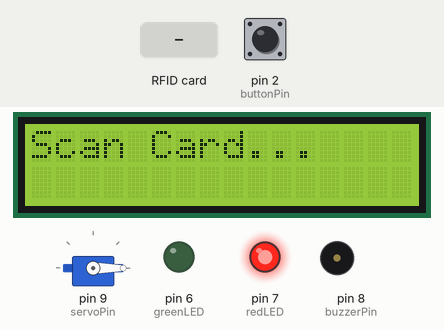
This sketch was run on a simulated Arduino Uno, built with avr-gcc and run on an emulated ATmega328P. Shown: servo, 16×2 character LCD, output pins drawn as LEDs (lit = HIGH), buzzer (waves = sounding). The test bench sets the inputs (shaded band); at power-on: pin 2 (buttonPin) HIGH. The local clock reads 2024-03-15 10:24:30 at power-on unless the sketch sets it; pins used as bus, display or sensor lines are not drawn; what the sketch prints to the serial monitor is not drawn.

Above: at 1.3 s.
1.4 s: pin 2 (buttonPin) pulled LOW for 0.15 s
At 2.6 s:
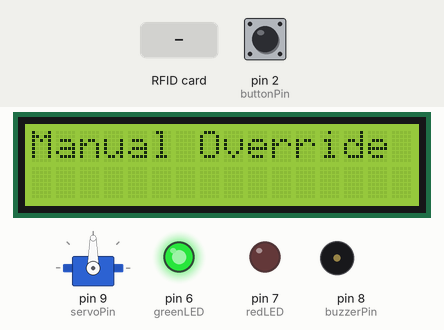
4.5 s: RFID card 5E 7A 19 C4 held to the reader
At 6.4 s:
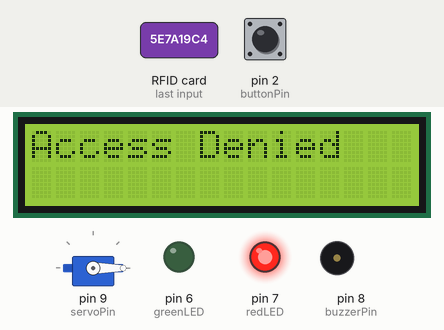
7.5 s: RFID card 37 87 14 06 held to the reader
At 8.6 s:
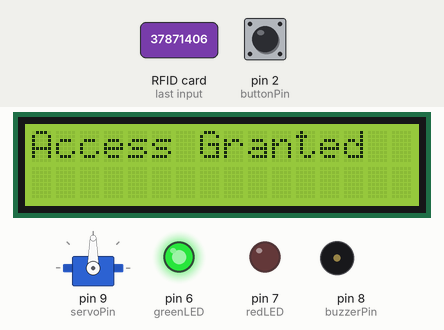
10.5 s: pin 2 (buttonPin) pulled LOW for 1 s
At 14.7 s:
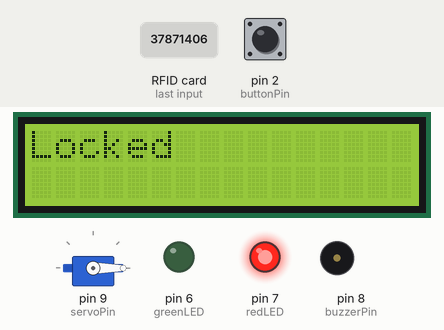
Timing chart, 0 to 15.5 s (numbered marks = the images above; inputs shaded):
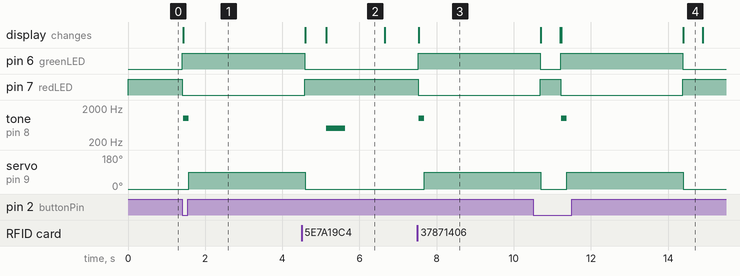

The sketch:

door.ino
```cpp
#include <Wire.h>
#include <LiquidCrystal_I2C.h>
#include <Servo.h>
#include <SPI.h>
#include <MFRC522.h>
#include <RTClib.h>

// ---------- Pin Mapping ----------
const int buttonPin = 2;
const int rfidRST   = 5;
const int greenLED  = 6;
const int redLED    = 7;
const int buzzerPin = 8;
const int servoPin  = 9;
const int rfidSS    = 10;

// ---------- Objects ----------
LiquidCrystal_I2C lcd(0x27, 16, 2);
Servo myServo;
MFRC522 rfid(rfidSS, rfidRST);
RTC_DS3231 rtc;

// ---------- Authorized Card UID ----------
byte authorizedUID[] = {0x37, 0x87, 0x14, 0x06};
byte authorizedUIDSize = 4;

bool lastButtonState = HIGH;

void setup() {
  Serial.begin(9600);

  pinMode(buttonPin, INPUT_PULLUP);
  pinMode(greenLED, OUTPUT);
  pinMode(redLED, OUTPUT);
  pinMode(buzzerPin, OUTPUT);

  myServo.attach(servoPin);
  myServo.write(0);

  digitalWrite(greenLED, LOW);
  digitalWrite(redLED, HIGH);

  lcd.init();
  lcd.backlight();

  SPI.begin();
  rfid.PCD_Init();

  if (!rtc.begin()) {
    lcd.clear();
    lcd.print("RTC Error");
    Serial.println("RTC not found!");
    while (1);
  }

  rtc.adjust(DateTime(F(__DATE__), F(__TIME__)));

  lcd.clear();
  lcd.setCursor(0, 0);
  lcd.print("Scan Card...");

  Serial.println("System Ready");
}

void loop() {
  checkButton();
  checkRFID();
}

void checkButton() {
  bool currentButtonState = digitalRead(buttonPin);

  if (lastButtonState == HIGH && currentButtonState == LOW) {
    Serial.println("Manual override used");
    printTime();
    grantAccess("Manual Override");
  }

  lastButtonState = currentButtonState;
}

void checkRFID() {
  if (!rfid.PICC_IsNewCardPresent()) return;
  if (!rfid.PICC_ReadCardSerial()) return;

  Serial.print("Card UID: ");
  printUID();

  if (isAuthorized()) {
    Serial.println("Access Granted");
    printTime();
    grantAccess("Access Granted");
  } else {
    Serial.println("Access Denied");
    printTime();
    denyAccess();
  }

  rfid.PICC_HaltA();
  rfid.PCD_StopCrypto1();
}

bool isAuthorized() {
  if (rfid.uid.size != authorizedUIDSize) return false;

  for (byte i = 0; i < authorizedUIDSize; i++) {
    if (rfid.uid.uidByte[i] != authorizedUID[i]) {
      return false;
    }
  }

  return true;
}

void grantAccess(String message) {
  digitalWrite(greenLED, HIGH);
  digitalWrite(redLED, LOW);

  lcd.clear();
  lcd.setCursor(0, 0);
  lcd.print(message);

  tone(buzzerPin, 1000);
  delay(150);
  noTone(buzzerPin);

  myServo.write(90);
  delay(3000);

  myServo.write(0);

  digitalWrite(greenLED, LOW);
  digitalWrite(redLED, HIGH);

  lcd.clear();
  lcd.setCursor(0, 0);
  lcd.print("Locked");
  delay(500);

  lcd.clear();
  lcd.setCursor(0, 0);
  lcd.print("Scan Card...");
}

void denyAccess() {
  digitalWrite(greenLED, LOW);
  digitalWrite(redLED, HIGH);

  lcd.clear();
  lcd.setCursor(0, 0);
  lcd.print("Access Denied");

  tone(buzzerPin, 500);
  delay(500);
  noTone(buzzerPin);

  delay(1000);

  lcd.clear();
  lcd.setCursor(0, 0);
  lcd.print("Scan Card...");
}

void printUID() {
  for (byte i = 0; i < rfid.uid.size; i++) {
    Serial.print("0x");
    if (rfid.uid.uidByte[i] < 0x10) Serial.print("0");
    Serial.print(rfid.uid.uidByte[i], HEX);

    if (i < rfid.uid.size - 1) Serial.print(", ");
  }
  Serial.println();
}

void printTime() {
  DateTime now = rtc.now();

  Serial.print("Time: ");
  Serial.print(now.day());
  Serial.print("/");
  Serial.print(now.month());
  Serial.print("/");
  Serial.print(now.year());
  Serial.print(" ");

  Serial.print(now.hour());
  Serial.print(":");
  Serial.print(now.minute());
  Serial.print(":");
  Serial.println(now.second());
}
```

Measured:
- after the input at 1.4 s, pin 6 (greenLED): LOW → HIGH at once; pin 7 (redLED): HIGH → LOW at once; tone on pin 8 (buzzerPin): silent → 1000 Hz at once, → silent 0.15 s later; servo on pin 9 (servoPin): 0° → 90° after 0.18 s; the display: changes at once (image 1)
- after the input at 4.5 s, tone on pin 8 (buzzerPin): silent → 500 Hz after 0.63 s, → silent 0.50 s later; the display: first differs from a run without the input after 0.63 s (image 2)
- after the input at 7.5 s, pin 6 (greenLED): LOW → HIGH at once; pin 7 (redLED): HIGH → LOW at once; tone on pin 8 (buzzerPin): silent → 1000 Hz at once, → silent 0.15 s later; servo on pin 9 (servoPin): 0° → 90° after 0.18 s; the display: changes at once (image 3)
- after the input at 10.5 s, tone on pin 8 (buzzerPin): silent → 1000 Hz after 0.73 s, → silent 0.15 s later; the display: first differs from a run without the input after 0.73 s (image 4 shows a later state)
- what the display in image 2 shows lasts 1.5 s, from 5.1 s to 6.6 s
- what the display in image 4 shows lasts 0.5 s, from 14.4 s to 14.9 s
